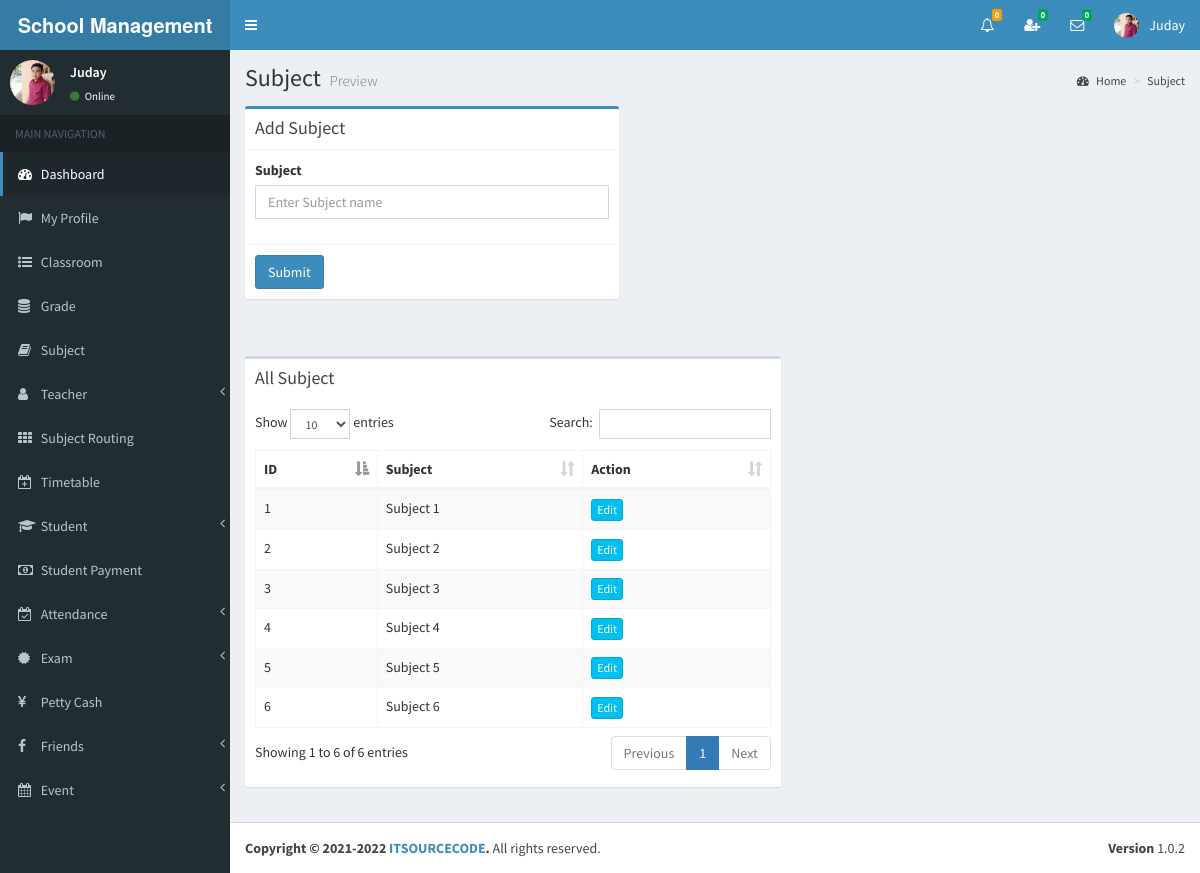
Screenshot of /view/subject.php (signed in) with the database file from the repository.
### tables this page shows
CREATE TABLE `subject` (
  `id` int(11) NOT NULL,
  `name` varchar(255) NOT NULL
);

### view/subject.php (the view, shortened to what this page needs)
<?php include_once('head.php'); ?>
<?php include_once('header_admin.php'); ?>
<?php include_once('sidebar.php'); ?>
<div class="content-wrapper">
	<section class="content-header">
		<h1>
            Subject
        	<small>Preview</small>
        </h1>
        <ol class="breadcrumb">
        	<li><a href="#"><i class="fa fa-dashboard"></i> Home</a></li>
            <li><a href="#">Subject</a></li>
        </ol>
	</section>
    <section class="content">
    	<div class="row">
            <div class="col-md-5">
              	<div class="box box-primary">
                	<div class="box-header with-border">
                  		<h3 class="box-title">Add Subject</h3>
                	</div>
                	<form role="form" action="../index.php" method="post">
                  		<div class="box-body">
                    		<div class="form-group" id="divSubject">
                      			<label for="">Subject</label>
                      			<input type="text" class="form-control" id="name" placeholder="Enter Subject name" name="name" autocomplete="off">
                    		</div>
                  		</div>
                  		<div class="box-footer">
							<button type="submit" class="btn btn-primary">Submit</button>
						</div>
					</form>
				</div>
			</div>
		</div>
	</section>
	<section class="content" >
		<div class="row" id="table1">
			<div class="col-md-7">
				<div class="box">
                	<div class="box-header">
						<h3 class="box-title">All Subject</h3>
                	</div>
                	<div class="box-body table-responsive">
                		<table id="example1" class="table table-bordered table-striped">
                    		<thead>
                        		<th>ID</th>
                            	<th>Subject</th>
                            	<th>Action</th>
                        	</thead>
                        	<tbody>
<?php
include_once('../controller/config.php');
$sql="SELECT * FROM subject";
$result=mysqli_query($conn,$sql);
$count = 0;
$cant_remove1=0;
$cant_remove2=0;
$cant_remove3=0;
$cant_remove4=0;
$cant_remove5=0;
$cant_remove6=0;
if(mysqli_num_rows($result) > 0) {
	while($row=mysqli_fetch_assoc($result)){
		$count++;
		$id=$row['id'];
?>
								<tr>
									<td><?php echo $count; ?></td>
               <td id="td1_<?php echo $row['id']; ?>"><?php echo $row['name']; ?></td>
                                	<td>
<?php
$sql1="SELECT * FROM exam_timetable WHERE subject_id='$id'";
$result1=mysqli_query($conn,$sql1);
if(mysqli_num_rows($result1) > 0){
	$cant_remove1=1;
}else{
	$cant_remove1=0;
}
$sql2="SELECT * FROM student_exam WHERE subject_id='$id'";
$result2=mysqli_query($conn,$sql2);
if(mysqli_num_rows($result2) > 0){
	$cant_remove2=1;
}else{
	$cant_remove2=0;
}
$sql3="SELECT * FROM student_payment_history WHERE subject_id='$id'";
$result3=mysqli_query($conn,$sql3);
if(mysqli_num_rows($result3) > 0){
	$cant_remove3=1;
}else{
	$cant_remove3=0;
}
$sql4="SELECT * FROM subject_routing WHERE subject_id='$id'";
$result4=mysqli_query($conn,$sql4);
if(mysqli_num_rows($result4) > 0){
	$cant_remove4=1;
}else{
	$cant_remove4=0;
}
$sql5="SELECT * FROM teacher_salary_history WHERE subject_id='$id'";
$result5=mysqli_query($conn,$sql5);
if(mysqli_num_rows($result5) > 0){
	$cant_remove5=1;
}else{
	$cant_remove5=0;
}
$sql6="SELECT * FROM timetable WHERE subject_id='$id'";
$result6=mysqli_query($conn,$sql6);
if(mysqli_num_rows($result6) > 0){
	$cant_remove6=1;
}else{
	$cant_remove6=0;
}
if($cant_remove1 > 0 || $cant_remove2 > 0 || $cant_remove3 > 0 || $cant_remove4 > 0 || $cant_remove5 > 0 || $cant_remove6 > 0 ){
	echo '<a href="#modalUpdateform" onClick="showModal(this)" class="btn btn-info btn-xs" data-id="'.$id.'" data-toggle="modal">Edit</a>';
}else{
	echo '<a href="#modalUpdateform" onClick="showModal(this)" class="btn btn-info btn-xs" data-id="'.$id.'" data-toggle="modal">Edit</a>';
	echo ' <a href="#" class="confirm-delete btn btn-danger btn-xs"  data-id="'.$id.'">Delete</a>';
}
?>
                            		</td>
                            	</tr>
<?php } } ?>
							</tbody>
						</table>
					</div>
				</div>
			</div>
    	</div>
	</section>
</div>
<?php include_once('footer.php');?>

### view/header_admin.php (shortened to what this page needs)
<body class="hold-transition skin-blue sidebar-mini" >
<div class="wrapper">
  <header class="main-header" >
    <a href="" class="logo">
      <span class="logo-lg"><strong>School Management System </strong></span>
    </a>
    <nav class="navbar navbar-static-top">
		<a href="#" class="sidebar-toggle" data-toggle="offcanvas" role="button">
       	</a>
		<div class="navbar-custom-menu">
			<ul class="nav navbar-nav">
              <li class="dropdown notifications-menu">
                <a href="#" class="dropdown-toggle" data-toggle="dropdown">
                  <i class="fa fa-bell-o"></i>
<?php
include_once('../controller/config.php');
$my_type=$_SESSION["type"];
if($my_type == 'Admin'){
	$sql1="SELECT COUNT(id) FROM main_notifications WHERE _isread='0'";
	$result1=mysqli_query($conn,$sql1);
	$row1=mysqli_fetch_assoc($result1);
	$notfi_count=$row1['COUNT(id)'];
?>
                  <span class="label label-warning"><?php echo $notfi_count; ?></span>
                </a>
              </li>
<?php }  ?>
<?php
include_once('../controller/config.php');
$my_index=$_SESSION["index_number"];
$my_type=$_SESSION["type"];
$sql="SELECT count(id)
      FROM my_friends
      WHERE my_index='$my_index' AND _status='Pending' AND _isread='0'";
$result=mysqli_query($conn,$sql);
$row=mysqli_fetch_assoc($result);
$unread_count=$row['count(id)'];
?>
              <li class="dropdown messages-menu"  id="friend_request">
              	<a href="#" class="dropdown-toggle" data-toggle="dropdown" onClick="showFriendRequest('<?php echo $my_index; ?>','<?php echo $my_type; ?>')">
                  <i class="fa fa-user-plus"></i>
                  <span class="label label-success"><?php echo $unread_count; ?></span>
                </a>
              </li>
<?php
include_once('../controller/config.php');
$my_index=$_SESSION["index_number"];
$unread_msg_count=0;
$sql="SELECT * FROM my_friends WHERE my_index='$my_index'";
$result=mysqli_query($conn,$sql);
while($row=mysqli_fetch_assoc($result)){
	$friend_index=$row['friend_index'];
	$sql1="SELECT count(id)
		  FROM online_chat
		  WHERE user_index='$friend_index' AND _isread='0'";
	$result1=mysqli_query($conn,$sql1);
	$row1=mysqli_fetch_assoc($result1);
	$unread_msg_count+=$row1['count(id)'];
}
?>
              <li class="dropdown messages-menu" id="unread_msg">
                <a href="#" class="dropdown-toggle" data-toggle="dropdown" >
                  <i class="fa fa-envelope-o"></i>
                  <span class="label label-success"><?php echo $unread_msg_count; ?></span>
                </a>
<?php
include_once('../controller/config.php');
$index=$_SESSION["index_number"];
$type=$_SESSION["type"];
$time='';
$file_path='';
	$sql="SELECT
           DISTINCT conversation_id,friend_index
           FROM
              my_friends
           WHERE
              	my_index='$index'
           ORDER BY
              conversation_id";
	$result=mysqli_query($conn,$sql);
	while($row=mysqli_fetch_assoc($result)){
		$conversation_id=$row['conversation_id'];
		$friend_index=$row['friend_index'];
		$sql3="SELECT * FROM my_friends WHERE conversation_id='$conversation_id' and friend_index='$friend_index'";
		$result3=mysqli_query($conn,$sql3);
		$row3=mysqli_fetch_assoc($result3);
		$friend_type=$row3['friend_type'];
		if($friend_type == "Admin"){
			$sql1="SELECT * FROM admin WHERE index_number='$friend_index'";
			$result1=mysqli_query($conn,$sql1);
			$row1=mysqli_fetch_assoc($result1);
			$friend_name=$row1['i_name'];
			$friend_image=$row1['image_name'];
		}
		if($friend_type == "Teacher"){
			$sql1="SELECT * FROM teacher WHERE index_number='$friend_index'";
			$result1=mysqli_query($conn,$sql1);
			$row1=mysqli_fetch_assoc($result1);
			$friend_name=$row1['i_name'];
			$friend_image=$row1['image_name'];
		}
		if($friend_type == "Student"){
			$sql1="SELECT * FROM student WHERE index_number='$friend_index'";
			$result1=mysqli_query($conn,$sql1);
			$row1=mysqli_fetch_assoc($result1);
			$friend_name=$row1['i_name'];
			$friend_image=$row1['image_name'];
		}
		$sql2="SELECT * FROM online_chat WHERE conversation_id='$conversation_id' ORDER BY id DESC LIMIT 1";
		$result2=mysqli_query($conn,$sql2);
		while($row2=mysqli_fetch_assoc($result2)){
			$last_msg=$row2['msg'];
			$msg_time=$row2['time'];
			$datetime1 = new DateTime($msg_time);
			$datetime2 = new DateTime();
			$interval = $datetime1->diff($datetime2);
			$year = $interval->format('%y y ');
			$month = $interval->format('%m m ');
			$days = $interval->format('%a d');
			$hours = $interval->format('%h h');
			$minutes = $interval->format('%i mins');
			$seconds = $interval->format('%s sec');
			if($year>0){
				$time=$year;
			}else if($month>0){
				$time=$month;
			}else if($days>0){
				$time=$days;
			}else if($hours>0){
				$time=$hours;
			}else if($minutes>0){
				$time=$minutes;
			}else{
				$time=$seconds;
			}
			if($type=="Admin"){
				$file_path="my_friends.php?do=showChatBox&my_index=$index&conversation_id=$conversation_id&friend_index=$friend_index&my_type=$type";
			}
			if($type=="Teacher"){
				$file_path="my_friends2.php?do=showChatBox&my_index=$index&conversation_id=$conversation_id&friend_index=$friend_index&my_type=$type";
			}
			if($type=="Student"){
				$file_path="my_friends1.php?do=showChatBox&my_index=$index&conversation_id=$conversation_id&friend_index=$friend_index&my_type=$type";
			}
?>
                      <li>
                        <a href="<?php echo $file_path; ?>" onClick="msgRead('<?php echo $index; ?>','<?php echo $conversation_id; ?>','<?php echo $friend_index; ?>','<?php echo $type; ?>')">
                          <div class="pull-left">
                            <img src="../<?php echo $friend_image; ?>" class="img-circle" alt="User Image">
                          </div>
                          <h4>
                            <?php echo $friend_name; ?>
                            <small><i class="fa fa-clock-o"></i> <?php echo $time; ?></small>
                          </h4>
                          <p><?php echo $last_msg; ?></p>
                        </a>
                      </li>
 <?php } } ?>
              </li>
<?php
include_once('../controller/config.php');
if($type=="Admin"){
	$sql="SELECT * FROM admin where index_number='$index'";
	$result=mysqli_query($conn,$sql);
	$row=mysqli_fetch_assoc($result);
}
?>
            	<li class="dropdown user user-menu">
                    <a href="#" class="dropdown-toggle" data-toggle="dropdown">
                      <img src="../<?php echo $row['image_name']; ?>" class="user-image" alt="User Image">
                      <span class="hidden-xs"><?php echo $row['i_name']; ?></span>
                    </a>
              </li>
            </ul>
        </div>
	</nav>
  </header>

### view/sidebar.php (shortened to what this page needs)
  <aside class="main-sidebar">
    <section class="sidebar">
<?php
include_once('../controller/config.php');
$index=$_SESSION["index_number"];
$sql="SELECT * FROM admin WHERE index_number='$index'";
$result=mysqli_query($conn,$sql);
$row=mysqli_fetch_assoc($result);
$name=$row['i_name'];
$image=$row['image_name'];
?>
      <div class="user-panel">
      	<div class="pull-left image">
        	<img src="../<?php echo $image; ?>" class="img-circle" alt="User Image">
        </div>
        <div class="pull-left info">
        	<p><?php echo $name; ?></p>
            <a href="#"><i class="fa fa-circle text-success"></i> Online</a>
        </div>
      </div>
      <ul class="sidebar-menu">
        <li class="header">MAIN NAVIGATION</li>
        <li class="active treeview">
          <a href="dashboard.php">
            <i class="fa fa-dashboard"></i> <span>Dashboard</span>
          </a>
        </li>
         <li>
          <a href="admin_profile.php">
            <i class="fa fa-flag"></i> <span>My Profile</span>
          </a>
        </li>
        <li>
          <a href="class_room.php">
            <i class="fa fa-list-ul"></i> <span>Classroom</span>
          </a>
        </li>
        <li>
          <a href="grade.php">
            <i class="fa fa-database"></i> <span>Grade</span>
          </a>
        </li>
        <li>
          <a href="subject.php">
            <i class="fa fa-book"></i> <span>Subject</span>
          </a>
        </li>
        <li class="treeview">
          <a href="#">
            <i class="fa fa-user" aria-hidden="true"></i>
            <span>Teacher</span>
            <span class="pull-right-container">
              <i class="fa fa-angle-left pull-right"></i>
            </span>
          </a>
        </li>
        <li>
          <a href="subject_routing.php">
            <i class="fa fa-th"></i> <span>Subject Routing</span>
          </a>
        </li>
        <li>
          <a href="timetable.php">
            <i class="fa fa-calendar-plus-o"></i> <span>Timetable</span>
          </a>
        </li>
        <li class="treeview">
          <a href="#">
            <i class="fa fa-graduation-cap"></i>
            <span>Student</span>
            <span class="pull-right-container">
              <i class="fa fa-angle-left pull-right"></i>
            </span>
          </a>
        </li>
        <li>
          <a href="student_payment.php">
            <i class="fa fa-money"></i> <span>Student Payment</span>
          </a>
        </li>
         <li class="treeview">
          <a href="#">
            <i class="fa fa-calendar-check-o"></i>
            <span>Attendance</span>
            <span class="pull-right-container">
              <i class="fa fa-angle-left pull-right"></i>
            </span>
          </a>
        </li>
        <li class="treeview">
          <a href="#">
            <i class="fa fa-certificate"></i>
            <span>Exam</span>
            <span class="pull-right-container">
              <i class="fa fa-angle-left pull-right"></i>
            </span>
          </a>
        </li>
        <li>
          <a href="petty_cash.php">
            <i class="fa fa-yen"></i> <span>Petty Cash</span>
          </a>
        </li>
        <li class="treeview">
          <a href="#">
            <i class="fa fa-facebook"></i>
            <span>Friends</span>
            <span class="pull-right-container">
              <i class="fa fa-angle-left pull-right"></i>
            </span>
          </a>
        </li>
        <li class="treeview">
          <a href="#">
            <i class="fa fa-calendar"></i>
            <span>Event</span>
            <span class="pull-right-container">
              <i class="fa fa-angle-left pull-right"></i>
            </span>
          </a>
        </li>
      </ul>
    </section>
  </aside>

### view/subject.php (style rules this page uses)
body { overflow-y:scroll; }

### rows the page displays
subject: name "Subject 1"
subject: name "Subject 2"
subject: name "Subject 3"
subject: name "Subject 4"
subject: name "Subject 5"
subject: name "Subject 6"

### other values shown
$notfi_count "0"
$unread_count "0"
$unread_msg_count "0"
$row['i_name'] "Juday"
$name "Juday"
